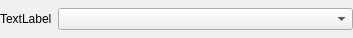
<?xml version="1.0" encoding="UTF-8"?>
<ui version="4.0">
    <class>comboBox_widget</class>
    <widget class="QWidget" name="comboBox_widget">
        <property name="geometry">
            <rect>
                <x>0</x>
                <y>0</y>
                <width>353</width>
                <height>38</height>
            </rect>
        </property>
        <property name="sizePolicy">
            <sizepolicy hsizetype="Preferred" vsizetype="Fixed">
                <horstretch>0</horstretch>
                <verstretch>0</verstretch>
            </sizepolicy>
        </property>
        <property name="windowTitle">
            <string>Form</string>
        </property>
        <layout class="QHBoxLayout" name="horizontalLayout">
            <property name="sizeConstraint">
                <enum>QLayout::SetDefaultConstraint</enum>
            </property>
            <property name="leftMargin">
                <number>0</number>
            </property>
            <property name="topMargin">
                <number>0</number>
            </property>
            <property name="rightMargin">
                <number>0</number>
            </property>
            <property name="bottomMargin">
                <number>0</number>
            </property>
            <item>
                <widget class="QLabel" name="label">
                    <property name="sizePolicy">
                        <sizepolicy hsizetype="Preferred" vsizetype="Fixed">
                            <horstretch>0</horstretch>
                            <verstretch>0</verstretch>
                        </sizepolicy>
                    </property>
                    <property name="text">
                        <string>TextLabel</string>
                    </property>
                </widget>
            </item>
            <item>
                <widget class="QComboBox" name="comboBox">
                    <property name="sizePolicy">
                        <sizepolicy hsizetype="Expanding" vsizetype="Fixed">
                            <horstretch>0</horstretch>
                            <verstretch>0</verstretch>
                        </sizepolicy>
                    </property>
                </widget>
            </item>
        </layout>
    </widget>
    <resources/>
    <connections/>
</ui>
